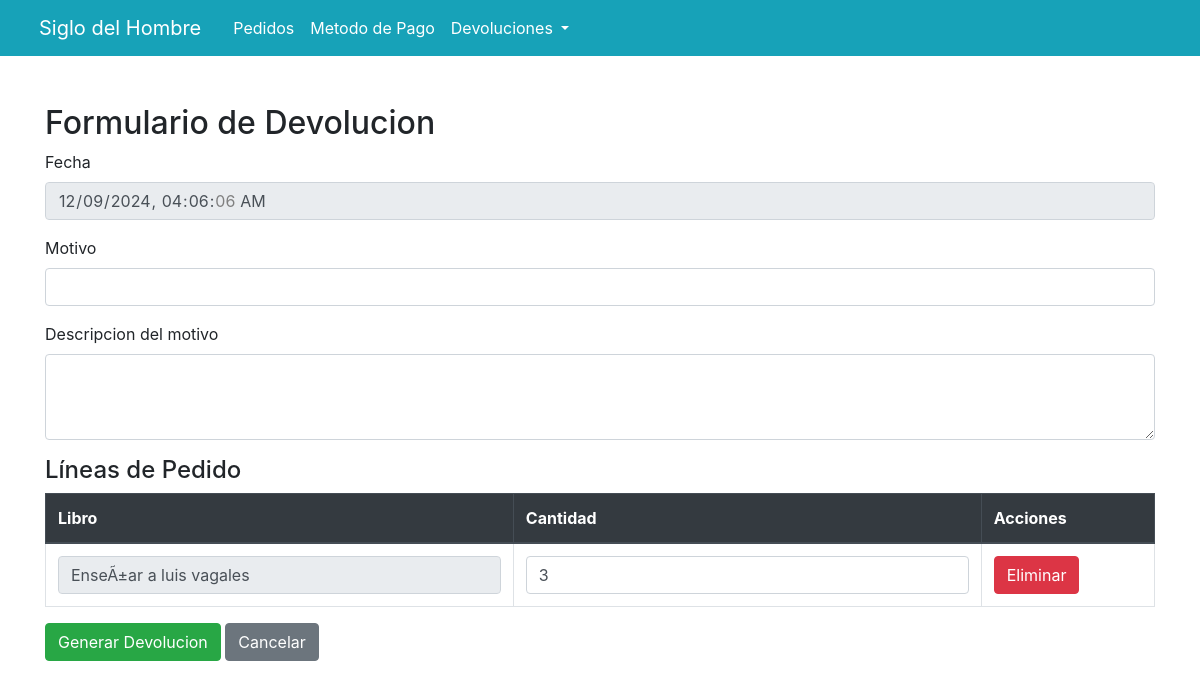
Page /pedidos/generar.devolucion.administrador.php?id_pedido=99 on the earlier database version.
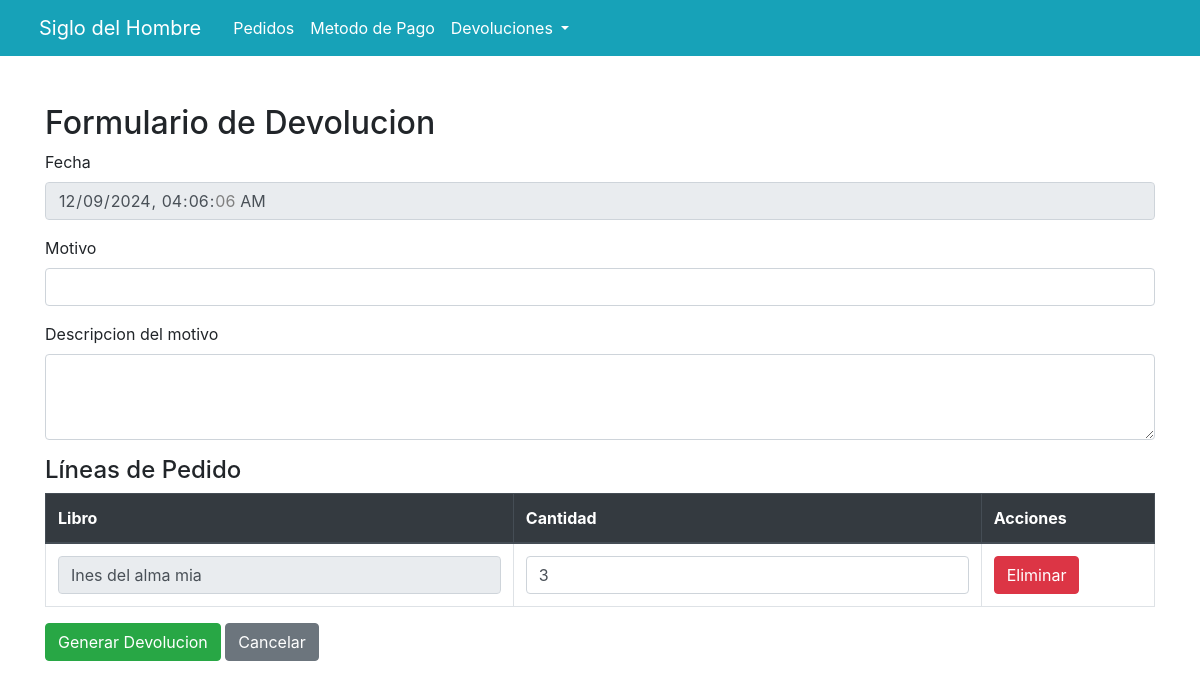
Same page on the later database version.
### tables this page shows
CREATE TABLE `linea_de_pedido` (
  `id_linea_de_pedido` int(11) NOT NULL,
  `id_pedido` int(11) NOT NULL,
  `id_libro` int(11) NOT NULL,
  `cantidad` int(11) NOT NULL,
  `total_linea` int(11) NOT NULL
);

CREATE TABLE `libro` (
  `id_libro` int(11) NOT NULL,
  `titulo` varchar(255) NOT NULL,
  `descripcion` varchar(255) NOT NULL,
  `editorial` varchar(255) NOT NULL,
  `imagen` varchar(255) NOT NULL,
  `precio` int(11) NOT NULL,
  `id_categoria` int(11) NOT NULL,
  `id_autor` int(11) NOT NULL,
  `stock` int(11) NOT NULL,
  `estado` varchar(50) NOT NULL
);

### pedidos/generar.devolucion.administrador.php (the view, shortened to what this page needs)
<!DOCTYPE html>
<html lang="es">
<head>
    <link href="https://stackpath.bootstrapcdn.com/bootstrap/4.5.2/css/bootstrap.min.css" rel="stylesheet">
</head>
<body>
    <div class="d-flex flex-column min-vh-100">
    <header>
            <nav class="navbar navbar-expand-lg navbar-primary bg-info">
                <div class="container-fluid">
                    <a class="navbar-brand px-2 text-white" href="../index.administrador.php">Siglo del Hombre</a>
                    <div class="collapse navbar-collapse" id="navbarSupportedContent">
                        <ul class="navbar-nav mr-auto mb-2 mb-lg-0">
                            <li class="nav-item">
                                <a class="nav-link text-white" href="pedido.php">Pedidos</a>
                            </li>
                            <li class="nav-item">
                                <a class="nav-link text-white" href="Metodo.pago.php">Metodo de Pago</a>
                            </li>
                            <li class="nav-item dropdown">
                                <a class="nav-link text-white dropdown-toggle" href="../devolucion/devolucion.php" id="navbarDropdown" role="button">
                                    Devoluciones
                                </a>
                            </li>
                        </ul>
                    </div>
                </div>
            </nav>
        </header>
        <div class="container mt-5">
            <h2>Formulario de Devolucion</h2>
            <?php
            require "../conexion.php";
            if (isset($_GET['id_pedido'])) {
                $id_pedido = intval($_GET['id_pedido']);
                $sql = "SELECT linea_de_pedido.id_libro, linea_de_pedido.cantidad, libro.titulo
                            FROM linea_de_pedido
                            INNER JOIN libro
                            ON linea_de_pedido.id_libro=libro.id_libro
                            WHERE linea_de_pedido.id_pedido=$id_pedido";
                $result_linea = $mysqli->query($sql);
            }
            $fecha_y_hora = date("Y-m-d H:i:s");
            ?>
            <form action="/devolucion/guardar.devolucion.administrador.php" method="POST">
                <div class="form-group">
                    <label for="orderDate">Fecha</label>
                    <input type="datetime-local" class="form-control" id="orderDate" name="orderDate" value="<?php echo $fecha_y_hora; ?>" readonly>
                </div>
                <div class="form-group">
                    <label for="customerName">Motivo</label>
                    <input type="text" class="form-control" name="motivo">
                </div>
                <div class="form-group">
                    <label for="paymentmethod">Descripcion del motivo</label>
                    <textarea class="form-control" id="descripcion" name="descripcion" rows="3" required></textarea>
                </div>
                <h4>Líneas de Pedido</h4>
                <div class="table-responsive">
                    <table class="table table-bordered" id="orderLinesTable">
                        <thead class="thead-dark">
                            <tr>
                                <th>Libro</th>
                                <th>Cantidad</th>
                                <th>Acciones</th>
                            </tr>
                        </thead>
                        <tbody>
                            <?php while ($linea = $result_linea->fetch_assoc()): ?>
                                <tr>
                                    <td>
                                        <input type="text" class="form-control" name="libros[]" value="<?php echo $linea['titulo']; ?>" readonly required>
                                    </td>
                                    <td><input type="number" class="form-control cantidad-input" name="cantidades[]" value="<?php echo intval($linea['cantidad']); ?>" required></td>
                                    <td><button type="button" class="btn btn-danger removeRow">Eliminar</button></td>
                                </tr>
                            <?php endwhile ?>
                        </tbody>
                    </table>
                </div>
                <button type="submit" class="btn btn-success">Generar Devolucion</button>
                <a href="pedido.php" class="btn btn-secondary">Cancelar</a>
            </form>
        </div>
    </div>
</body>
</html>

Differences in the rows shown:
changed through a linked row, linea_de_pedido: id_libro.titulo "EnseÃ±ar a luis vagales" → "Ines del alma mia"
